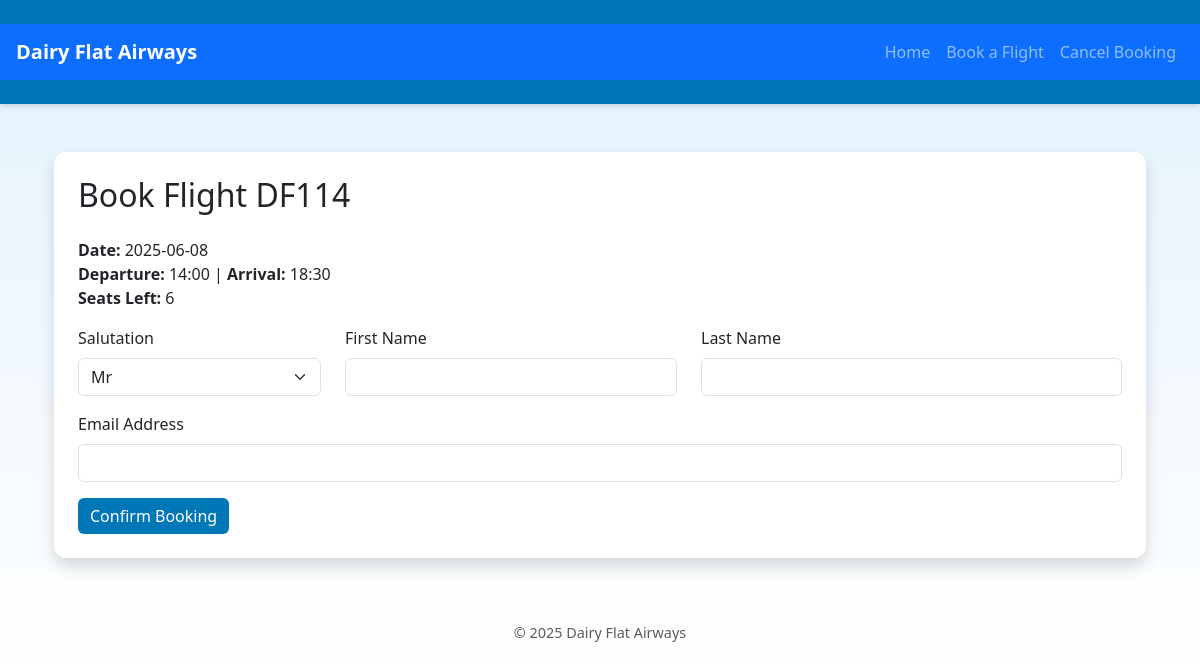
/book/4, run on the app's committed database.
### app/models.py (models this page shows)
class Flight(db.Model):
    id = db.Column(db.Integer, primary_key=True)
    route_id = db.Column(db.Integer, db.ForeignKey('route.id'), nullable=False)
    date = db.Column(db.String(10), nullable=False)
    departure_time = db.Column(db.String(5), nullable=False)
    arrival_time = db.Column(db.String(5), nullable=False)
    seats_left = db.Column(db.Integer, nullable=False)
    flight_number = db.Column(db.String(10), nullable=False)

### app/routes.py (the view, shortened to what this page needs)
@main.route('/book/<int:flight_id>', methods=['GET', 'POST'])
def book_flight(flight_id):
    flight = Flight.query.get_or_404(flight_id)
    return render_template('book.html', flight=flight)

### app/templates/book.html (shortened to what this page needs)
{% extends 'layout.html' %}
{% block content %}
<div class="container mt-5">
  <div class="card p-4 shadow">
    <h2 class="mb-4">Book Flight {{ flight.flight_number }}</h2>
    <p><strong>Date:</strong> {{ flight.date }}<br>
    <strong>Departure:</strong> {{ flight.departure_time }} | <strong>Arrival:</strong> {{ flight.arrival_time }}<br>
    <strong>Seats Left:</strong> {{ flight.seats_left }}</p>
    <form method="POST">
      <div class="row">
        <div class="mb-3 col-md-3">
          <label for="salutation" class="form-label">Salutation</label>
          <select class="form-select" name="salutation" required>
            <option value="Mr">Mr</option>
          </select>
        </div>
        <div class="mb-3 col-md-4">
          <label for="first_name" class="form-label">First Name</label>
          <input type="text" name="first_name" class="form-control" required>
        </div>
        <div class="mb-3 col-md-5">
          <label for="last_name" class="form-label">Last Name</label>
          <input type="text" name="last_name" class="form-control" required>
        </div>
      </div>
      <div class="mb-3">
        <label for="email" class="form-label">Email Address</label>
        <input type="email" name="email" class="form-control" required>
      </div>
      <button type="submit" class="btn btn-primary">Confirm Booking</button>
    </form>
  </div>
</div>
{% endblock %}

### app/static/css/style.css (style rules this page uses)
body { background: linear-gradient(to bottom, #e3f2fd, #ffffff); font-family: 'Segoe UI', sans-serif; font-size: 16px; color: #333; }
.container { margin-top: 2rem; }
.card { border: none; border-radius: 12px; box-shadow: 0 4px 12px rgba(0, 0, 0, 0.1); }
.btn-primary { background-color: #0077b6; border: none; }

### data on the page
Flight: flight_number "DF114", date "2025-06-08", departure_time "14:00", arrival_time "18:30", seats_left "6"
